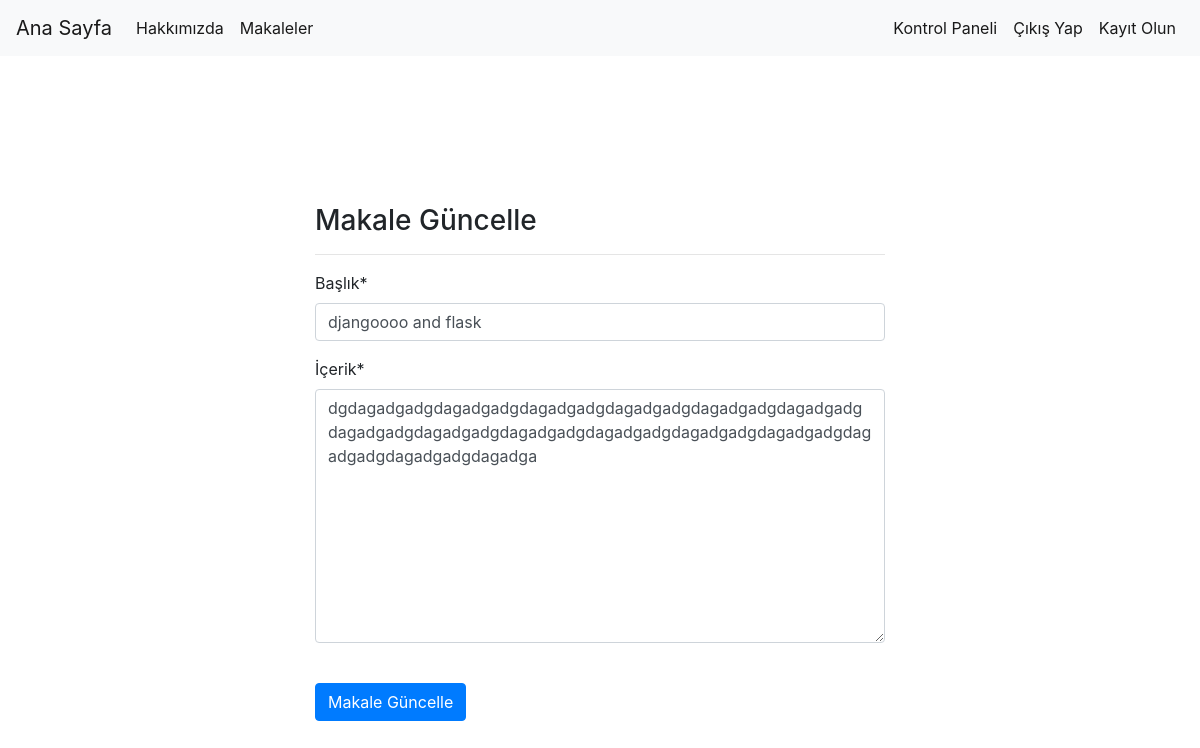
The page /articles/update/2 (signed in) on the database its author committed.
### article/models.py (models this page shows, shortened)
class Article(models.Model):
    author = models.ForeignKey(
        "auth.User", on_delete=models.CASCADE, verbose_name="Yazar")
    title = models.CharField(max_length=50, verbose_name="Başlık")
    content = models.TextField(verbose_name="İçerik")
    created_date = models.DateTimeField(
        auto_now_add=True, verbose_name="Oluşturulma Tarihi")

### article/views.py (the view)
# urls.py: path("update/<int:id>",views.updateArticle, name ="updateArticle"),
@login_required(login_url = "user:login")
def updateArticle(request,id):
    article = Article.objects.filter(id=id).first() # sadece kullanıcının yazdığı makaleleri getirir
    form = ArticleForm(request.POST or None, instance=article) # formdan gelen verileri alıyoruz yani client tarafından modellere doldurulan verileri nesnelere setliyoruz
    if form.is_valid():
        article = form.save(commit=False)
        article.author = request.user
        article.save()
        messages.success(request,"Makale Başarıyla Güncellendi")
        return redirect("index")
    else:
        context = {
            "form": form
        }
        return render(request,"article/update.html",context=context)

### article/forms.py
class ArticleForm(forms.ModelForm): # db üzerinde oluşturduğumuz modeli form olarak django otomatik oluşturur
    class Meta():
         model = Article # db üzerinde oluşturduğumuz modeli form olarak django otomatik oluşturur
         fields = ["title","content"] # hangi alanları formda göstereceğimizi belirttik

### templates/article/update.html
{% extends "article/layout.html" %}
{% block body %}
    {% load crispy_forms_tags %}
  <div class="col-md-6 offset-md-3">
    <h3>Makale Güncelle</h3>
    <hr />
    <form method="post">
      {% csrf_token %} {{form|crispy}}
      <br />
      <button type="submit" class="btn btn-primary">Makale Güncelle</button>
    </form>
  </div>
{% endblock body %}

### rows shown on the page
Article: title "djangoooo and flask", content "dgdagadgadgdagadgadgdagadgadgdagadgadgdagadgadgdagadgadgdagadgadgdagadgadgdagadgadgdagadgadgdagadgadgdagadgadgdagadgadgdagadgadgdagadga"
